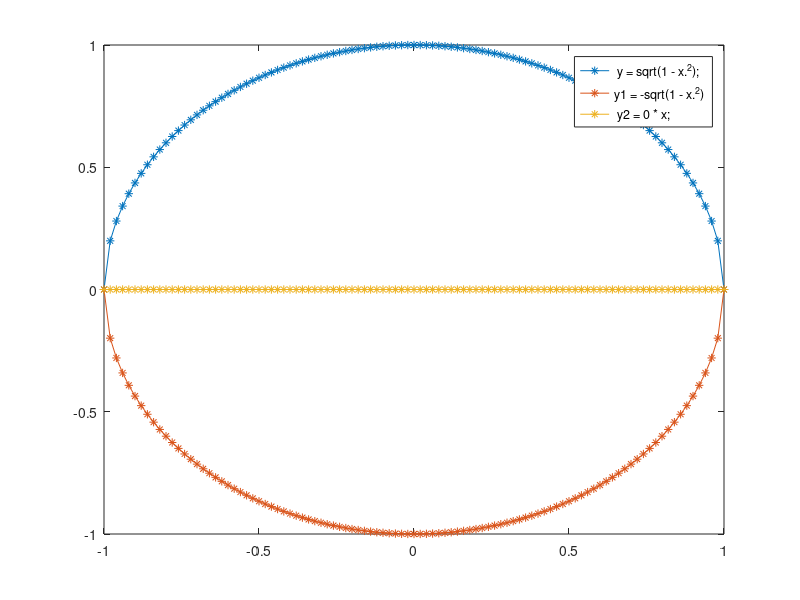

Reproduce this figure in MATLAB.

x = [ -1: 0.02: 1 ];

m = 1;
b = 0.5;
y = sqrt(1 - x.^2);
y1 = -sqrt(1 - x.^2);


plot( x, y, '-*' )
hold on;
plot( x, y1, '-*' )
hold on;
y2 = 0 * x;
plot( x, y2, '-*' )



legend(' y = sqrt(1 - x.^2); ', 'y1 = -sqrt(1 - x.^2) ', ' y2 = 0 * x;')
